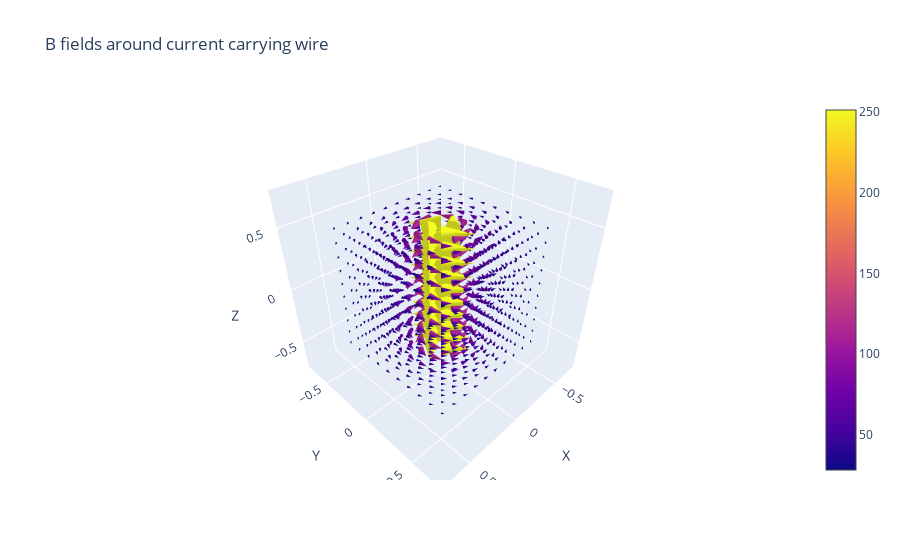

The cell this chart's notebook holds for it:
### Markdown cell above
## Current Carrying Wire

### Code cell
outputs_wire = field_around_current_carrying_wire(100000000)
plotter(outputs_wire, 
        title = 'B fields around current carrying wire')

### Figure 1 — Plotly figure (JSON) as saved in the notebook; plotly's stock layout.template omitted (floating-point values rounded to 4 significant figures; data arrays with more than 128 entries replaced by an {"elided": "..."} marker saying what was removed)
{"data": [{"anchor": "tail", "sizemode": "scaled", "sizeref": 2, "type": "cone", "u": {"elided": "1000 float values"}, "v": {"elided": "1000 float values"}, "w": {"elided": "1000 float values"}, "x": {"elided": "1000 float values"}, "y": {"elided": "1000 float values"}, "z": {"elided": "1000 float values"}}], "layout": {"scene": {"xaxis": {"title": {"text": "X"}}, "yaxis": {"title": {"text": "Y"}}, "zaxis": {"title": {"text": "Z"}}}, "title": {"text": "B fields around current carrying wire"}}}
